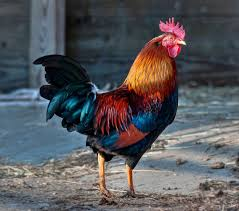
#> input picture my_dataset/ChickenHead/coq-1.jpg, 239 x 211 px, given in place of 858743bb35_50169458_chien-min.jpg, which was not available
$ jupyter execute --allow-errors IA_School_Classification_images.ipynb   (older library calls are emulated)   (text cells are left out)
#> lines starting #> are read from the running program, lines starting #| are printed output that depends on the picture; pictures that were not available may be replaced by others from this repository, and a replacement may not be noted
[cell 1]
import matplotlib.pyplot as plt
import numpy as np
import os
import pprint
pp = pprint.PrettyPrinter(indent=4)

[cell 2]
# import joblib
import pickle
from skimage.io import imread
from skimage.transform import resize
from PIL import Image


def resize_all(src, pklname, include, width=150, height=None):
    height = height if height is not None else width

    data = dict()
    data['description'] = 'resized ({0}x{1}) animal images in rgb'.format(int(width), int(height))
    data['label'] = []
    data['filename'] = []
    data['data'] = []

    pklname = f"{pklname}_{width}x{height}px.pkl"

    # read all images in PATH, resize and write to DESTINATION_PATH
    for subdir in os.listdir(src):
        if subdir in include:
            print(subdir)
            current_path = os.path.join(src, subdir)

            for file in os.listdir(current_path):
                if file[-3:] in {'jpg', 'png'}:
#                     im = Image.open(os.path.join(current_path, file))
                    im = imread(os.path.join(current_path, file))
#                     im = im.resize((width, height), Image.ANTIALIAS) #[:,:,::-1]
                    im = resize(im,(width, height))
                    data['label'].append(subdir[:-4])
                    data['filename'].append(file)
                    data['data'].append(im)

        pickle.dump(data, open(pklname,'wb'))

[cell 3]
data_path = 'C:/Users/Lenovo/Documents/IA School/Classification images/Image/'
# os.listdir(data_path) commande pour lister le contenu du dossier

[cell 4]
base_name = 'animal_faces'
width = 80

include = {'ChickenHead', 'CowHead', 'PigHead', 'HumanHead', 'SheepHead', 'DeerHead', 'MonkeyHead', 'RabbitHead'}

resize_all(src=data_path, pklname=base_name, width=width, include=include)

[cell 5]
from collections import Counter

data = pickle.load(open(f'{base_name}_{width}x{width}px.pkl','rb'))

print('number of samples: ', len(data['data']))
print('keys: ', list(data.keys()))
print('description: ', data['description'])
#> (the rest of this cell did not finish here and is left out)

[cell 6]
# use np.unique to get all unique values in the list of labels
labels = np.unique(data['label'])

# set up the matplotlib figure and axes, based on the number of labels
#> (the rest of this cell did not finish here and is left out)

#> (a cell that did not finish here is left out)

[cell 8]
datata = [np.array(im) for im in data['data']]

X = np.array(datata)
y = np.array(data['label'])

[cell 9]
# [27 lines left out: function plot_bar, not called in this run]

[cell 10]
from sklearn.model_selection import train_test_split

#> (the rest of this cell did not finish here and is left out)

[cell 11]
plt.suptitle('relative amount of photos per type before shuffle')
#> (the rest of this cell did not finish here and is left out)

[cell 12]
plt.suptitle('relative amount of photos per type after shuffle')
#> (the rest of this cell did not finish here and is left out)

[cell 13]
from skimage.feature import hog
from skimage.io import imread
from skimage.transform import rescale

dog = imread(fname='https://cdn.futura-sciences.com/buildsv6/images/wide1920/8/5/8/858743bb35_50169458_chien-min.jpg', as_gray=True)
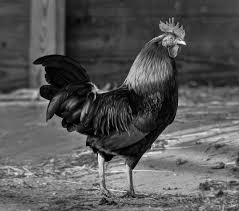
#> dog: shape (211, 239) float64; min 0.000565, max 0.995, mean 0.34
# https://en.wikipedia.org/wiki/German_Shepherd#/media/File:Kim_at_14_weeks.jpg

# scale down the image to one third
dog = rescale(dog, 1/3, mode='reflect')
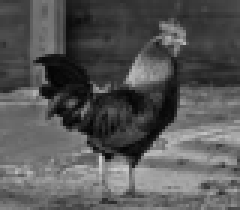
#> dog: shape (70, 80) float64 (shown 3 times larger); min 0.0122, max 0.817, mean 0.34
# calculate the hog and return a visual representation.
dog_hog, dog_hog_img = hog(
    dog, pixels_per_cell=(14,14),
    cells_per_block=(2, 2),
    orientations=9,
    visualize=True,
    block_norm='L2-Hys')
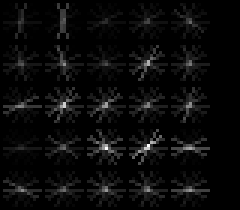
#> dog_hog_img: shape (70, 80) float64 (shown 3 times larger); min 0, max 0.135, mean 0.00548; drawn with min black and max white
#> dog_hog = 576 values, max 0.285 at index 36, min 0.0044 at index 145, mean 0.15

fig, ax = plt.subplots(1,2)
fig.set_size_inches(8,6)
# remove ticks and their labels
[a.tick_params(bottom=False, left=False, labelbottom=False, labelleft=False)
    for a in ax]

ax[0].imshow(dog, cmap='gray')
ax[0].set_title('dog')
ax[1].imshow(dog_hog_img, cmap='gray')
ax[1].set_title('hog')
plt.show()
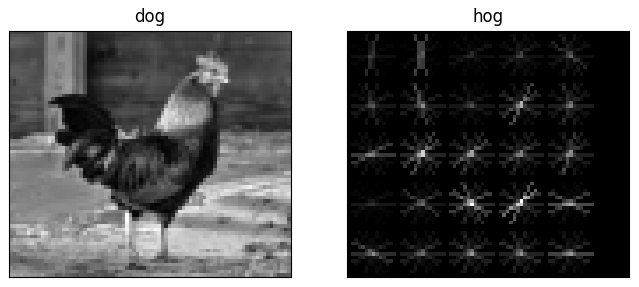
#> figure drawn by matplotlib, 2 panels

[cell 14]
print('number of pixels: ', dog.shape[0] * dog.shape[1])
#| number of pixels:  5600
print('number of hog features: ', dog_hog.shape[0])
#| number of hog features:  576

$ run again, on my_dataset/CowHead/VACHE-3.jpg
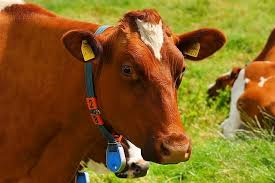
#> input picture my_dataset/CowHead/VACHE-3.jpg, 275 x 183 px, given in place of 858743bb35_50169458_chien-min.jpg, which was not available
#> `dog_hog, dog_hog_img = hog( dog, pixels_per_cell=(14,14), cells_per_bl..`:
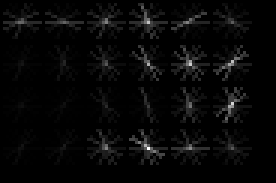
#> dog_hog_img: shape (61, 92) float64 (shown 3 times larger); min 0, max 0.189, mean 0.00544; drawn with min black and max white
#> dog_hog = 540 values, max 0.301 at index 0, min 0.0115 at index 420, mean 0.145
#> `plt.show()`:
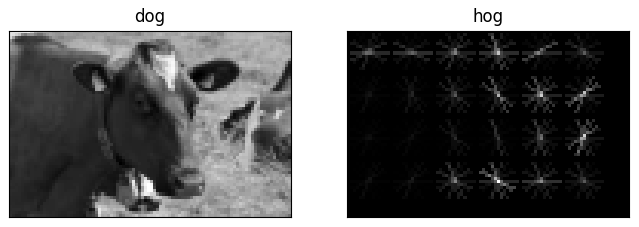
#> figure drawn by matplotlib, 2 panels
#| number of pixels:  5612
#| number of hog features:  540

$ run again, on my_dataset/DeerHead/deer-1.jpg
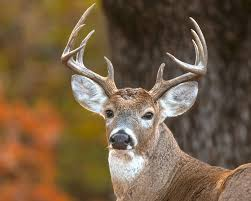
#> input picture my_dataset/DeerHead/deer-1.jpg, 251 x 201 px, given in place of 858743bb35_50169458_chien-min.jpg, which was not available
#> `dog_hog, dog_hog_img = hog( dog, pixels_per_cell=(14,14), cells_per_bl..`:
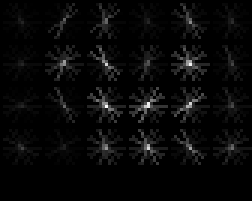
#> dog_hog_img: shape (67, 84) float64 (shown 3 times larger); min 0, max 0.151, mean 0.00493; drawn with min black and max white
#> dog_hog = 540 values, max 0.281 at index 74, min 0.0166 at index 48, mean 0.147
#> `plt.show()`:
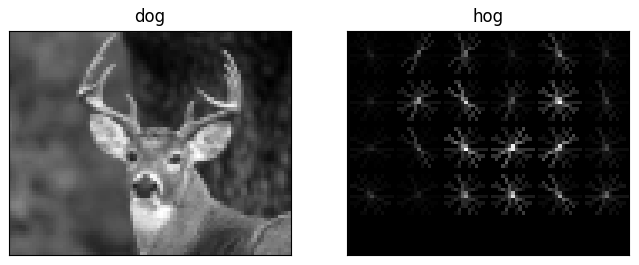
#> figure drawn by matplotlib, 2 panels
#| number of pixels:  5628
#| number of hog features:  540
